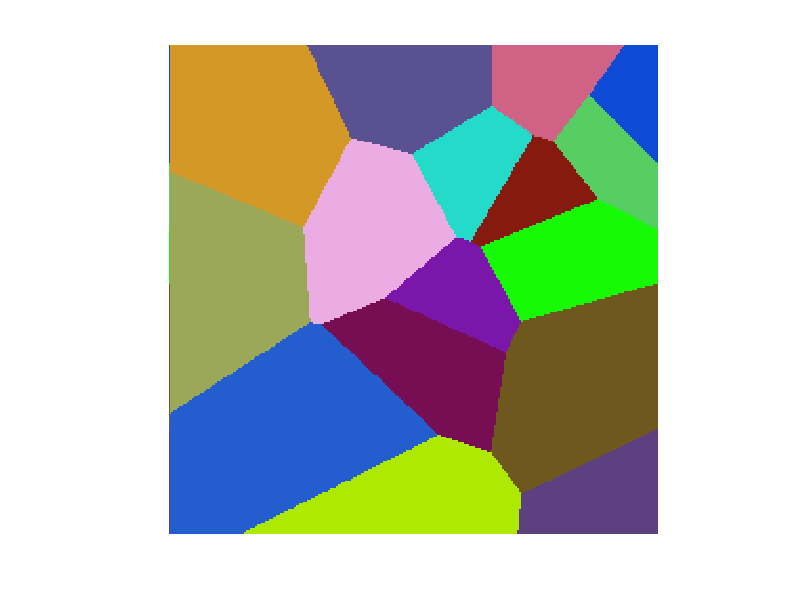

This chart was generated by the following MATLAB code:
n = 256;
voronoi = zeros(n,n,3);
dvoronoi = double(voronoi);
x=randi([1,n],2,16);
answer = zeros(n,n,16);
temp = 363;
pnum = 1;
color = randi ([0,256],1,16,3);

for i = 1 : n
    for j = 1 : n
        
        for p = 1 : 16
        %dvoronoi(x(1,p),x(2,p),1) = 0; 
        %temp = norm([i j]-[x(1,p) x(2,p)]);
        if norm([i j]-[x(1,p) x(2,p)]) < temp 
            temp = norm([i j]-[x(1,p) x(2,p)]);
            pnum = p;
        end


        %answer(i,j,p) = norm([i j]-[x(1,p) x(2,p)]);
        end
        
        dvoronoi(i,j,1) = color(1,pnum,1);
        dvoronoi(i,j,2) = color(1,pnum,2);
        dvoronoi(i,j,3) = color(1,pnum,3);
        temp = 363;

    end
end
result = uint8(dvoronoi);
imshow(result)
